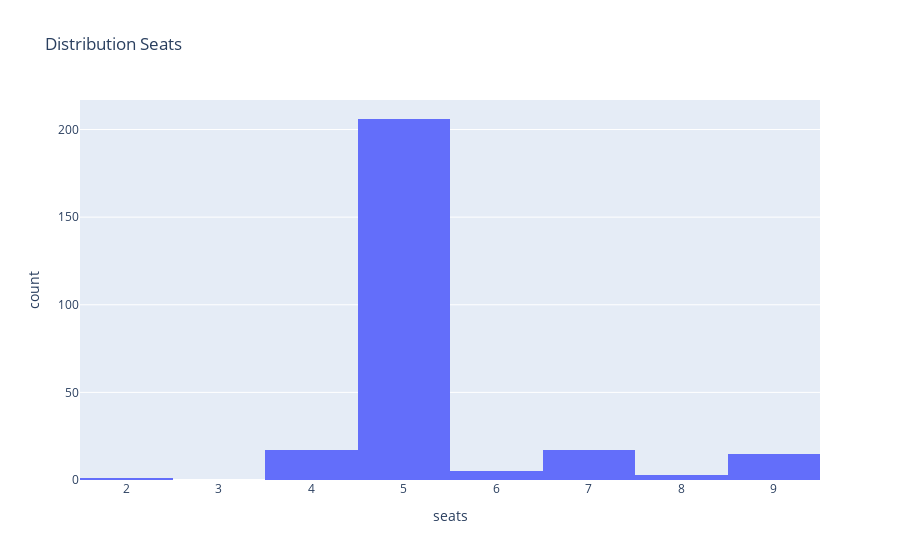

Notebook code for this chart:
### Code cell
chart = px.histogram(vehicle,x='seats',title='Distribution Seats')
chart.show()

### Figure 1 — Plotly figure (JSON) as saved in the notebook; plotly's stock layout.template omitted (floating-point values rounded to 4 significant figures; data arrays with more than 128 entries replaced by an {"elided": "..."} marker saying what was removed)
{"data": [{"alignmentgroup": "True", "bingroup": "x", "hovertemplate": "seats=%{x}<br>count=%{y}<extra></extra>", "legendgroup": "", "marker": {"color": "#636efa", "pattern": {"shape": ""}}, "name": "", "offsetgroup": "", "orientation": "v", "showlegend": false, "type": "histogram", "x": {"elided": "264 int values"}, "xaxis": "x", "yaxis": "y"}], "layout": {"autosize": true, "barmode": "relative", "legend": {"tracegroupgap": 0}, "title": {"text": "Distribution Seats"}, "xaxis": {"anchor": "y", "autorange": true, "domain": [0, 1], "range": [1.5, 9.5], "title": {"text": "seats"}, "type": "linear"}, "yaxis": {"anchor": "x", "autorange": true, "domain": [0, 1], "range": [0, 216.8], "title": {"text": "count"}}}}
